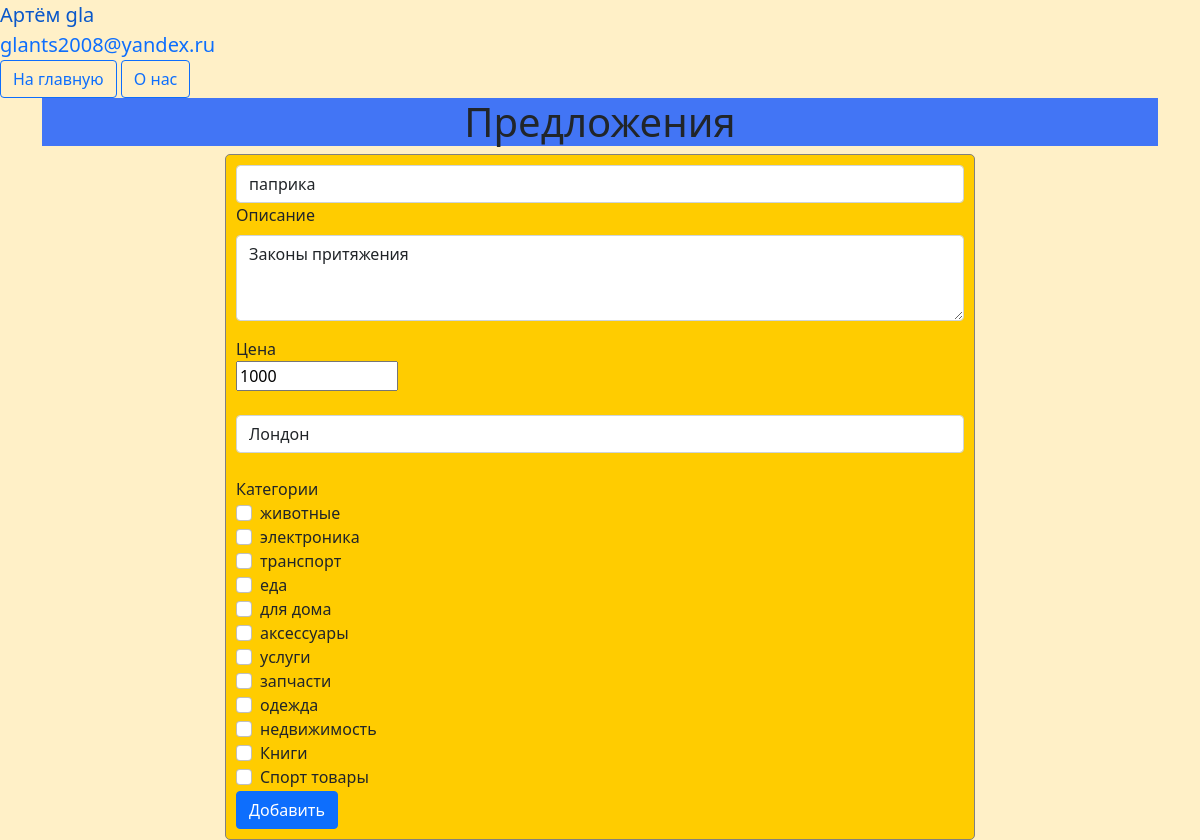
Screenshot of /change_offers/1 (signed in) with the database file from the repository.
### data/users.py (models this page shows, shortened)
class User(SqlAlchemyBase, UserMixin):
    __tablename__ = 'users'
    id = sqlalchemy.Column(sqlalchemy.Integer,
                           primary_key=True, autoincrement=True)
    name = sqlalchemy.Column(sqlalchemy.String, nullable=True)
    surname = sqlalchemy.Column(sqlalchemy.String, nullable=True)
    email = sqlalchemy.Column(sqlalchemy.String,
                              index=True, unique=True, nullable=True)
    hashed_password = sqlalchemy.Column(sqlalchemy.String, nullable=True)
    number = sqlalchemy.Column(sqlalchemy.Integer, nullable=True)
    basket = sqlalchemy.Column(sqlalchemy.String, nullable=True)
    offers = orm.relationship("Offers", back_populates='user')

### data/offers.py (models this page shows)
class Offers(SqlAlchemyBase):
    __tablename__ = 'offers'
    id = sqlalchemy.Column(sqlalchemy.Integer,
                           primary_key=True, autoincrement=True)
    name_offer = sqlalchemy.Column(sqlalchemy.String, nullable=True)
    discription = sqlalchemy.Column(sqlalchemy.String, nullable=True)
    price = sqlalchemy.Column(sqlalchemy.Integer, nullable=True)
    is_sold = sqlalchemy.Column(sqlalchemy.Boolean, default=False)
    created_date = sqlalchemy.Column(sqlalchemy.DateTime,
                                     default=datetime.datetime.now)
    topic = sqlalchemy.Column(sqlalchemy.String, nullable=True)
    place = sqlalchemy.Column(sqlalchemy.String, nullable=True)
    user_id = sqlalchemy.Column(sqlalchemy.Integer, sqlalchemy.ForeignKey("users.id"))
    user = orm.relationship('User')

### main.py (the view, shortened to what this page needs)
@app.route('/change_offers/<int:id>', methods=['GET', 'POST'])
@login_required
def change_offer(id):
    topics_name = ['животные', 'электроника', 'транспорт', 'еда', 'для дома', 'аксессуары', 'услуги',
                   'запчасти',
                   'одежда', 'недвижимость', 'Книги', 'Спорт товары']
    if request.method == "GET":
        db_sess = db_session.create_session()
        offers = db_sess.query(Offers).filter(Offers.id == id, Offers.user == current_user).first()
        if offers:
            offer_name = offers.name_offer
            discription = offers.discription
            price = offers.price
            topic = offers.topic.split(', ')
            place = offers.place
            return render_template('add_offer.html', title='Редактирование предложения', name_offer=offer_name,
                                   discription=discription, price=price, topic=topic, place=place,
                                   topics_name=topics_name)
        else:
            abort(404)

### data/db_session.py (called while the page is built)
def create_session() -> Session:
    global __factory
    return __factory()

### main.py (called while the page is built)
@login_manager.user_loader
def load_user(user_id):
    db_sess = db_session.create_session()
    return db_sess.query(User).get(user_id)

### templates/add_offer.html
{% extends "base.html" %}
{% block content %}
<h1>Предложения</h1>
<div class="add_form">
    <form class="add_form" method="post">
        <input class="form-control" type="text" placeholder="Название" aria-label="default input example" name="name" value="{{ name_offer }}">
        <div class="mb-3">
            <label for="exampleFormControlTextarea1" class="form-label">Описание</label>
            <textarea class="form-control" id="exampleFormControlTextarea1" rows="3" name="about">{{ discription }}</textarea>
        </div>
        <label for="tentacles" class="form-label_price">Цена</label><br>
        <input type="number" class="form-range_price" min="0" max="1000000000" id="tentacles" name="price" value="{{ price }}" /><br><br>
        <input class="form-control" type="text" placeholder="Город/населенный пункт" aria-label="default input example"
               name="place" value="{{ place }}"><br>
        <label>Категории</label>
        <div class="form-group form-check">
            {% for i in range(12) %}
                {% if topics_name[i] in topic %}
                    <input type="checkbox" class="form-check-input" id="acceptRules" name="accept{{ i }}"
                        value='{{ topics_name[i] }}' checked>
                {% else %}
                    <input type="checkbox" class="form-check-input" id="acceptRules" name="accept{{ i }}"
                        value='{{ topics_name[i] }}'>
                {% endif %}
                    <label class="form-check-label" for="acceptRules">{{ topics_name[i] }}</label>
                    <br>
            {% endfor %}
        </div>
        <button type="submit" class="btn btn-primary">Добавить</button>
    </form>
</div>
{% endblock %}

### templates/base.html (shortened to what this page needs)
<!DOCTYPE html>
<html lang="en">
<head>
    <link rel="stylesheet"
          href="https://cdn.jsdelivr.net/npm/bootstrap@5.0.0-beta1/dist/css/bootstrap.min.css"
>
    <link rel="stylesheet" type="text/css" href='static/css/style.css' />
</head>
<body>
{% if current_user.is_authenticated %}
    <a class="navbar-brand" href="/logout">{{ current_user.name }} {{current_user.surname}}</a> <br>
    <a class="navbar-brand" href="/logout">{{ current_user.email }} </a>
{% else %}
    <p class="register_login_buttons">
        <a class="btn btn-outline-primary" href="/register">Зарегистрироваться</a>
        <a class="btn btn-outline-primary" href="/login">Войти</a>
    </p>
{% endif %}
<div class="main_page_button">
    <a class="btn btn-outline-primary" href="/main">На главную</a>
    <a class="btn btn-outline-primary" href="/about">О нас</a>
</div>
<main role="main" class="container">
    {% block content %}{% endblock %}
</main>
</body>
</html>

### static/css/style.css (style rules this page uses)
body { background: rgb(255, 240, 199); }
h1 { background: rgb(66, 117, 245); text-align: center; }
form.add_form { margin-left: auto; margin-right: auto; max-width: 750px; background-color: #ffcc00; border: 1px solid gray; border-radius: 5px; padding: 10px; }

### rows the page displays
User: name "Артём", surname "gla", email "glants2008@yandex.ru"
Offers: name "паприка", about "Законы притяжения", price "1000", place "Лондон"

### other values shown
{{ topics_name[i] }} "животные" "электроника" "транспорт" "еда" "для дома" "аксессуары" "услуги" "запчасти" "одежда" "недвижимость" "Книги" "Спорт товары"
